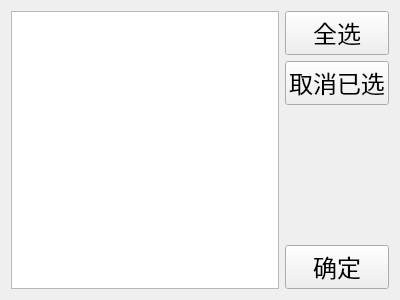
<?xml version="1.0" encoding="UTF-8"?>
<ui version="4.0">
 <class>ShareFile</class>
 <widget class="QWidget" name="ShareFile">
  <property name="geometry">
   <rect>
    <x>0</x>
    <y>0</y>
    <width>400</width>
    <height>300</height>
   </rect>
  </property>
  <property name="windowTitle">
   <string>Form</string>
  </property>
  <layout class="QHBoxLayout" name="horizontalLayout">
   <item>
    <widget class="QListWidget" name="friend_LW">
     <property name="selectionMode">
      <enum>QAbstractItemView::MultiSelection</enum>
     </property>
    </widget>
   </item>
   <item>
    <layout class="QVBoxLayout" name="verticalLayout">
     <item>
      <widget class="QPushButton" name="allSelect_PB">
       <property name="font">
        <font>
         <family>AcadEref</family>
         <pointsize>18</pointsize>
        </font>
       </property>
       <property name="text">
        <string>全选</string>
       </property>
      </widget>
     </item>
     <item>
      <widget class="QPushButton" name="cancelAllSelect_PB">
       <property name="font">
        <font>
         <family>AcadEref</family>
         <pointsize>18</pointsize>
        </font>
       </property>
       <property name="text">
        <string>取消已选</string>
       </property>
      </widget>
     </item>
     <item>
      <spacer name="verticalSpacer">
       <property name="orientation">
        <enum>Qt::Vertical</enum>
       </property>
       <property name="sizeHint" stdset="0">
        <size>
         <width>20</width>
         <height>108</height>
        </size>
       </property>
      </spacer>
     </item>
     <item>
      <widget class="QPushButton" name="ok_PB">
       <property name="font">
        <font>
         <family>AcadEref</family>
         <pointsize>18</pointsize>
        </font>
       </property>
       <property name="text">
        <string>确定</string>
       </property>
      </widget>
     </item>
    </layout>
   </item>
  </layout>
 </widget>
 <resources/>
 <connections/>
</ui>
